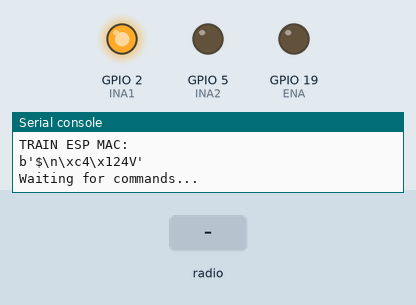
Bench run of a program on a simulated ESP32 board running MicroPython. Parts: output pins drawn as LEDs (lit = HIGH), the last lines printed to the serial console. The inputs (shaded band) are chosen by the test bench.

Above: at 1.2 s.
1.3 s: radio message "MEDIUM" arrives
At 2.2 s:
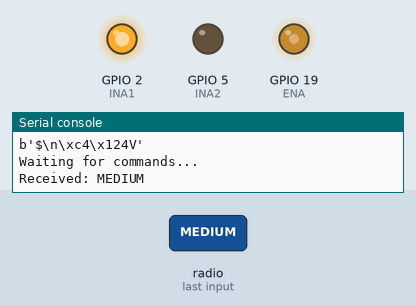
2.8 s: radio message "FAST" arrives
At 3.3 s:
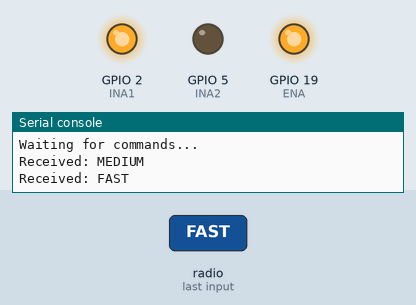
4.3 s: radio message "STOP" arrives
At 5.7 s:
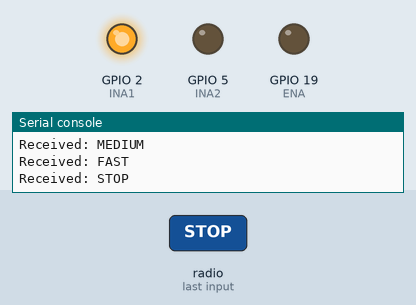
Timing chart, 0 to 7.3 s (numbered marks = the images above; inputs shaded):
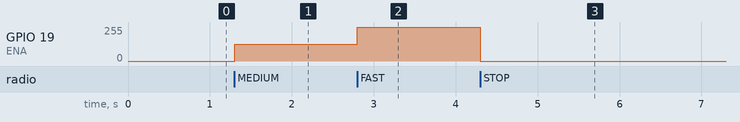

Measured:
- after the input at 1.3 s, GPIO 19 (ENA): 0/255 → 127/255 at once
- after the input at 2.8 s, GPIO 19 (ENA): 127/255 → 255/255 at once
- after the input at 4.3 s, GPIO 19 (ENA): 255/255 → 0/255 at once

The program:

main.py
```python
from machine import Pin, PWM
import network
import espnow
import time

ENA = PWM(Pin(19))
ENA.freq(1000)

INA1 = Pin(2, Pin.OUT)
INA2 = Pin(5, Pin.OUT)

INA1.on()
INA2.off()


STOP_SPEED = 0
MEDIUM_SPEED = 32767
FAST_SPEED = 65535

ENA.duty_u16(STOP_SPEED)


sta = network.WLAN(network.STA_IF)
sta.active(True)
sta.config(channel=6)

print("TRAIN ESP MAC:")
print(sta.config("mac"))


e = espnow.ESPNow()
e.active(True)

print("Waiting for commands...")


last_command = time.ticks_ms()


while True:

    host, msg = e.recv()

    if msg:

        last_command = time.ticks_ms()

        try:
            command = msg.decode()
        except:
            continue

        print("Received:", command)

        if command == "STOP":
            ENA.duty_u16(STOP_SPEED)

        elif command == "MEDIUM":
            ENA.duty_u16(MEDIUM_SPEED)

        elif command == "FAST":
            ENA.duty_u16(FAST_SPEED)

    if time.ticks_diff(time.ticks_ms(), last_command) > 5000:
        ENA.duty_u16(STOP_SPEED)
```
